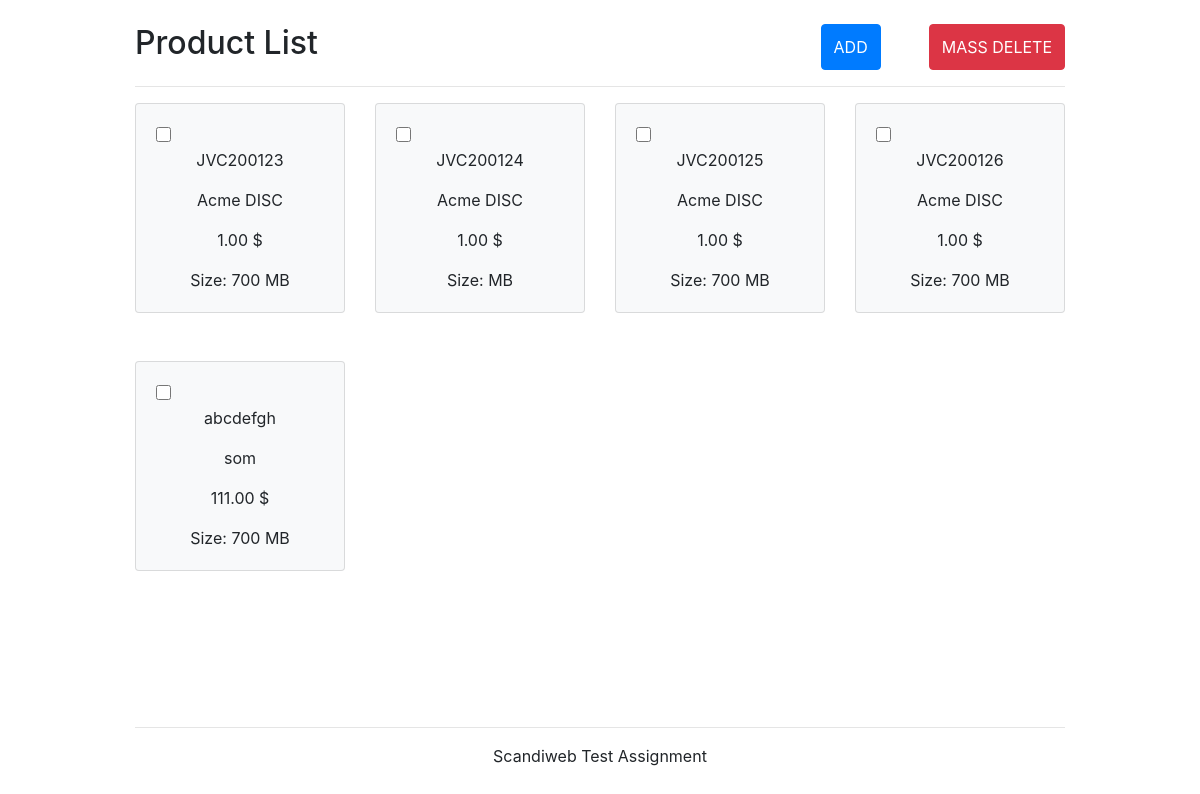
The page / on the database its author committed.
### tables this page shows
CREATE TABLE `product_value` (
  `sku` varchar(100) NOT NULL,
  `attribute_type_id` int(11) NOT NULL,
  `value` varchar(100) NOT NULL
);

CREATE TABLE `product` (
  `sku` varchar(100) NOT NULL,
  `product_name` varchar(100) NOT NULL,
  `price` decimal(60,2) NOT NULL,
  `type_id` int(11) NOT NULL
);

CREATE TABLE `attribute_type` (
  `attribute_type_id` int(11) NOT NULL,
  `type_id` int(11) NOT NULL,
  `attribute_type_name` varchar(100) NOT NULL,
  `unit` varchar(100) NOT NULL
);

### app/core/Controller.php (called while the page is built, shortened)
<?php
class Controller
{
    public function view($view, $data = "")
    {
        require("app/views/$view.php");
    }
    public function model($model)
    {
        return new $model;
    }
}

### app/controllers/Home.php (called while the page is built, shortened)
<?php
class Home extends Controller
{
    public function index()
    {
        $this->view('home/index', $this->model("Book")->getAllProducts());
        $this->view('layouts/footer');
    }
}

### app/core/App.php (called while the page is built, shortened)
<?php
class App
{
    private $method = 'index';
    public function __construct()
    {
        $url = $this->parseUrl();
        $this->controller = new $this->controller;
        call_user_func([$this->controller, $this->method]);
    }
}

### index.php (called while the page is built, shortened)
<?php
$app = new App();

### app/core/Database.php (called while the page is built, shortened)
<?php
class Database
{
    private $hostname = Config::DB_HOST;
    private $dbname = Config::DB_NAME;
    private $username = Config::DB_USERNAME;
    private $password = Config::DB_PASSWORD;
    private $charset = Config::CHARSET;
    private static $dbh;
    private $stmt;
    private $options = [
        PDO::ATTR_ERRMODE => PDO::ERRMODE_EXCEPTION,
        PDO::ATTR_EMULATE_PREPARES => false,
        PDO::ATTR_DEFAULT_FETCH_MODE => PDO::FETCH_OBJ
    ];
    public function __construct()
    {
        $dsn = "mysql:host=$this->hostname;dbname=$this->dbname;charset=$this->charset;";
        try {
            self::$dbh = new PDO($dsn, $this->username, $this->password, $this->options);
        } catch (PDOException $error) {
            throw new PDOException($error->getMessage(), (int)$error->getCode());
        }
    }
    public function query($query)
    {
        $this->stmt = self::$dbh->prepare($query);
    }
    public function getResultSet()
    {
        $this->stmt->execute();
        self::$dbh = null;
        return $this->stmt->fetchAll();
    }
}

### app/models/Product.php (called while the page is built, shortened)
<?php
abstract class Product
{
    private $db;
    public function __construct()
    {
        $this->db = new Database;
    }
    public function getAllProducts()
    {
        $this->db->query("SELECT * FROM ((product
                            INNER JOIN attribute_type ON product.type_id = attribute_type.attribute_type_id)
                            INNER JOIN product_value ON product.sku = product_value.sku)");
        return $this->db->getResultSet();
    }
}

### app/views/home/index.php (the view, shortened to what this page needs)
<!DOCTYPE html>
<html lang="en">
<head>
    <link rel="stylesheet" href="https://stackpath.bootstrapcdn.com/bootstrap/4.3.1/css/bootstrap.min.css">
    <link rel="stylesheet" href="<?= Config::ASSETS ?>/css/style.css">
</head>
<body>
    <section id="navMenu">
        <div class="container mt-4">
            <div class="d-flex justify-content-between">
                <div class="d-flex justify-content-start">
                    <h2>Product List</h2>
                </div>
                <div class="d-flex justify-content-end">
                    <button type="button" class="btn btn-primary mr-5" onclick="window.location.href='<?= Config::PUSH ?>'">ADD</button>
                    <button type="submit" id="delete-product-btn" type="submit" form="delete_form" class="btn btn-danger">MASS DELETE</button>
                </div>
            </div>
            <hr>
        </div>
    </section>
    <section id="body">
        <div class="container">
            <form id="delete_form" action="<?= Config::BASEURL ?>/" method="POST">
                <div class="row">
                    <?php foreach ($data as $product) : ?>
                        <div class="col-md-3">
                            <div class="card bg-light mb-5 card-custom">
                                <div class="card-body">
                                    <input type="checkbox" name="sku[]" value="<?= $product->sku ?>" class="delete-checkbox checkbox-custom">
                                    <p class="card-text text-center"><?= $product->sku ?></p>
                                    <p class="card-text text-center"><?= $product->product_name ?></p>
                                    <p class="card-text text-center"><?= $product->price ?> $</p>
                                    <p class="card-text text-center"><?= $product->attribute_type_name ?>: <?= $product->value ?> <?= $product->unit ?></p>
                                </div>
                            </div>
                        </div>
                    <?php endforeach; ?>
                </div>
            </form>
        </div>
    </section>

### app/views/layouts/footer.php (shortened to what this page needs)
<section id="footer">
    <footer id="footer" class="footer fixed-bottom">
        <div class="container py-3">
            <hr>
            <p class="text-center align-items-center">Scandiweb Test Assignment</p>
        </div>
    </footer>
</section>
</body>
</html>

### app/assets/css/style.css (style rules this page uses)
.checkbox-custom { width: 15px; height: 15px; }
.container { max-width: 80%; }
.card-custom { max-width: 15rem; }

### rows shown on the page
product_value: sku "JVC200123", sku.product_name "Acme DISC", sku.price "1.00", attribute_type.attribute_type_name "Size", value "700", attribute_type.unit "MB"
product_value: sku "JVC200124", sku.product_name "Acme DISC", sku.price "1.00", attribute_type.attribute_type_name "Size", attribute_type.unit "MB"
product_value: sku "JVC200125", sku.product_name "Acme DISC", sku.price "1.00", attribute_type.attribute_type_name "Size", value "700", attribute_type.unit "MB"
product_value: sku "JVC200126", sku.product_name "Acme DISC", sku.price "1.00", attribute_type.attribute_type_name "Size", value "700", attribute_type.unit "MB"
product_value: sku "abcdefgh", sku.product_name "som", sku.price "111.00", attribute_type.attribute_type_name "Size", value "700", attribute_type.unit "MB"
